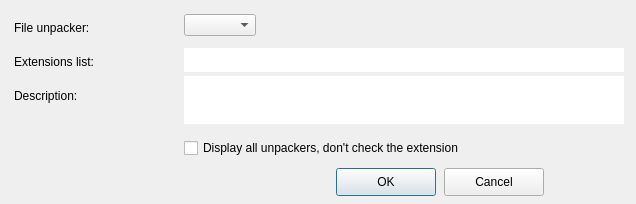
<?xml version="1.0" encoding="UTF-8"?><ui version="4.0"><class>IDD_SELECTUNPACKER</class>
<widget class="QDialog" name="IDD_SELECTUNPACKER">
<property name="geometry">
<rect><x>0</x><y>0</y>
<width>636</width><height>204</height></rect></property>
<property name="windowTitle"><string>"Select Unpacker"
</string></property>
<widget class="QPushButton" name="IDOK">
<property name="geometry">
<rect><x>336</x><y>168</y><width>100</width><height>28</height></rect></property>
<property name="text"><string>OK</string></property>
</widget>
<widget class="QPushButton" name="IDCANCEL">
<property name="geometry">
<rect><x>444</x><y>168</y><width>100</width><height>28</height></rect></property>
<property name="text"><string>Cancel</string></property>
</widget>
<widget class="QLabel" name="IDC_STATIC">
<property name="geometry">
<rect><x>14</x><y>18</y><width>166</width><height>20</height></rect></property>
<property name="text"><string>File unpacker:</string></property>
<property name="inputMethodHints"><set>Qt::ImhMultiLine</set></property><property name="wordWrap"><bool>true</bool></property></widget>
<widget class="QComboBox" name="IDC_UNPACKER_NAME">
<property name="geometry">
<rect><x>184</x><y>14</y><width>440</width><height>22</height></rect></property>
<property name="sizeAdjustPolicy"><enum>QComboBox::AdjustToContents</enum></property></widget>
<widget class="QCheckBox" name="IDC_UNPACKER_ALLOW_ALL">
<property name="geometry">
<rect><x>184</x><y>128</y><width>440</width><height>40</height></rect></property>
<property name="text"><string>Display all unpackers, don't check the extension</string></property>
</widget>
<widget class="QLabel" name="IDC_STATIC">
<property name="geometry">
<rect><x>14</x><y>52</y><width>126</width><height>20</height></rect></property>
<property name="text"><string>Extensions list:</string></property>
<property name="inputMethodHints"><set>Qt::ImhMultiLine</set></property><property name="wordWrap"><bool>true</bool></property></widget>
<widget class="QLabel" name="IDC_STATIC">
<property name="geometry">
<rect><x>14</x><y>86</y><width>126</width><height>20</height></rect></property>
<property name="text"><string>Description:</string></property>
<property name="inputMethodHints"><set>Qt::ImhMultiLine</set></property><property name="wordWrap"><bool>true</bool></property></widget>
<widget class="QTextEdit" name="IDC_UNPACKER_SUPPORTED_EXTENSIONS">
<property name="geometry">
<rect><x>184</x><y>48</y><width>440</width><height>24</height></rect></property>
<property name="verticalScrollBarPolicy"><enum>Qt::ScrollBarAlwaysOff</enum></property><property name="horizontalScrollBarPolicy"><enum>Qt::ScrollBarAlwaysOff</enum></property><property name="frameShape"><enum>QFrame::NoFrame</enum></property></widget>
<widget class="QTextEdit" name="IDC_UNPACKER_DESCRIPTION">
<property name="geometry">
<rect><x>184</x><y>76</y><width>440</width><height>48</height></rect></property>
<property name="verticalScrollBarPolicy"><enum>Qt::ScrollBarAlwaysOff</enum></property><property name="horizontalScrollBarPolicy"><enum>Qt::ScrollBarAlwaysOff</enum></property><property name="frameShape"><enum>QFrame::NoFrame</enum></property></widget>
</widget><resources/><connections/></ui>
